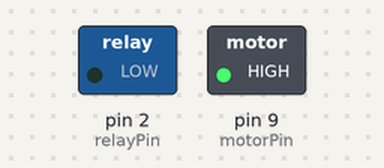
Simulated run of this sketch. Board: Arduino Uno, built with avr-gcc and run on an emulated ATmega328P. On the bench: switched loads named in the sketch (green lamp = pin HIGH).

Above: at 2.5 s.
At 10.0 s:
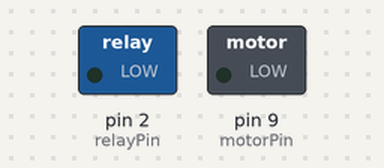
Timing chart, 0 to 19.5 s (numbered marks = the images above):
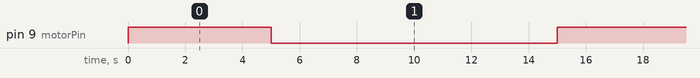

Measured:
- by itself, pin 9 (motorPin): alternates HIGH for 5.0 s and LOW for 10.0 s

The sketch:

relay_mosfet_motors.ino
```cpp
// named constants for the switch and motor pins
const int motorPin =  9; // the number of the motor pin
const int relayPin = 2;	    // use this pin to drive the transistor


void setup() {
  // initialize the motor pin as an output:
  pinMode(motorPin, OUTPUT);
  pinMode(relayPin, OUTPUT);
  // initialize the switch pin as an input:
}

void loop() {
    digitalWrite(motorPin, HIGH);

 // digitalWrite(relayPin,HIGH);
  //delay(500);
  delay(5000);
  digitalWrite(motorPin, LOW);
  //digitalWrite(relayPin,LOW);
  delay(10000);
}
```
